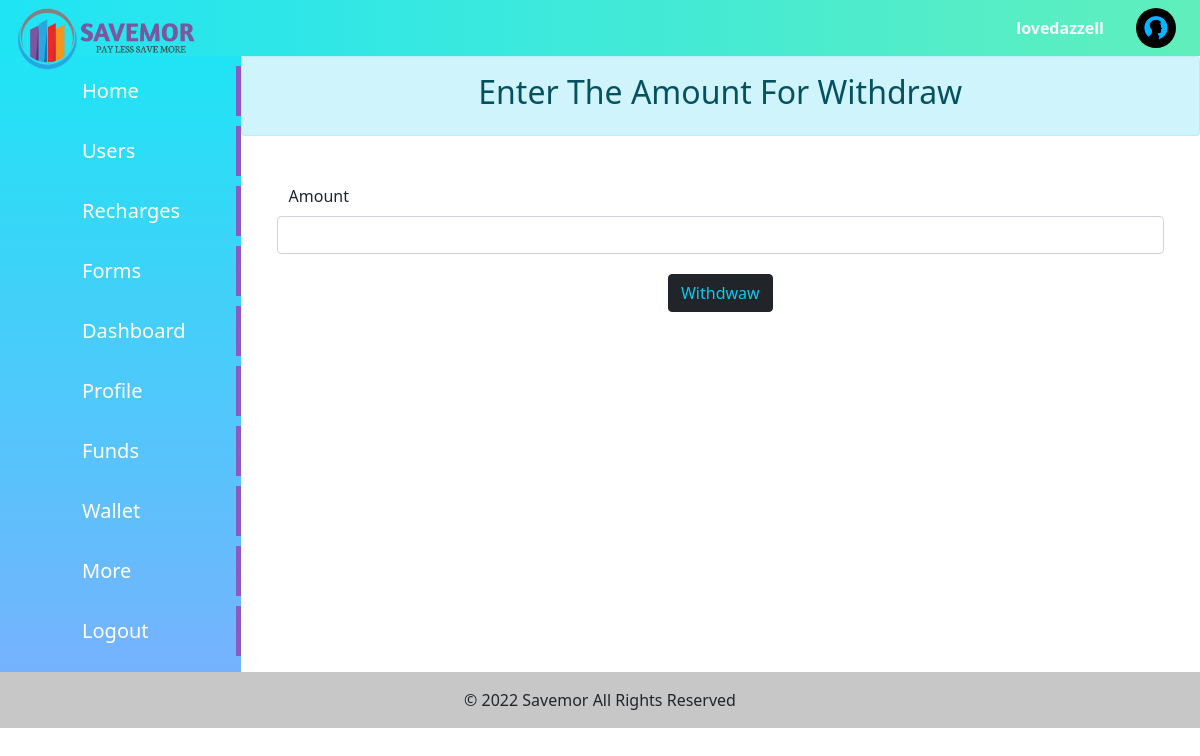
Page /core/withdraw/ (signed in) on the committed database.
### authentication/models.py (models this page shows)
class User(AbstractUser):
    username = models.CharField(max_length=50,blank = True, null = True)
    mobile = models.IntegerField(null=True,blank=True)
    status = models.CharField(max_length=100,default='I love Investments')
    profile_pic = models.ImageField(default='profile/profile.png',upload_to = 'profile')
    email = models.EmailField(unique=True)
    wallet = models.FloatField(default=0)
    kyc_status = models.BooleanField(default=False)
    kyc_pending = models.BooleanField(default=False)
    terms = models.BooleanField(default=False)
    distibutor_status = models.BooleanField(default=False)
    pin = models.IntegerField(null=True, blank= True)
    certificate_status = models.CharField(max_length=80,default='Regular')
    withdraw_amount = models.IntegerField(null=True)
    withdraw_status = models.BooleanField(default=False)
    Premium_user = models.BooleanField(default=False)
    premium_Created = models.DateField(null = True)
    refer_by = models.CharField(null=True,blank=True,max_length=70)
    USERNAME_FIELD = 'email'
    objects = UserManager()
    REQUIRED_FIELDS = []

### core/views.py (the view)
# urls.py: path('withdraw/',views.withdraw,name = 'withdraw'),
def withdraw(request):
        if request.method == 'POST':
            form = WithdrawForm(request.POST,request.FILES)
            if form.is_valid():
                uamo = form.cleaned_data['withdraw_amount']
                wdraw = User.objects.get(email = request.user)
                wdraw.withdraw_amount = uamo
                wdraw.withdraw_status = True
                wdraw.save()
                messages.success(request,'Withdraw request has been sent. your money will be transfer within 2-3 working days')
                return HttpResponseRedirect('/cst/profile/')
        else:
            form = WithdrawForm()
        context = {'form':form}
        return render(request,'core/withdraw.html',context)

### core/forms.py
class WithdrawForm(forms.ModelForm):
    withdraw_amount = forms.IntegerField(label='Amount',label_suffix="",required=False,widget=forms.NumberInput(attrs={'class':'form-control'}))
    class Meta:
        model = User
        fields = ['withdraw_amount']

### core/templates/core/withdraw.html (shortened to what this page needs)
{% extends "cust/base.html" %}
{% load static %}
{% block content %}
<div class="container alert mb-5 alert-info">
    <h2 class="text-center ">Enter The Amount For Withdraw</h2>
  </div>
  <div class=" form-fd m-5 ">
    <form action="" method="POST"  novalidate>
    {% for field in  form %} {%csrf_token %}
    <div class="mb-3 row">
      <div class="form-label"> {{field.label_tag}}</div>
       {{field}}
      </div>
      {% endfor %}
  <div class="d-flex justify-content-center">
    <input type="submit" class=" my-1 text-info btn  btn-dark "  value="Withdwaw">
    </div>
    </form>
  </div>
     {% endblock content %}

### cust/templates/cust/base.html (shortened to what this page needs)
<!DOCTYPE html>
{% load static %}
<html lang="en">
  <head>
  {% block css %}
  <link rel="stylesheet" href="{% static 'cust/css/bootstrap.css' %}" />
  <link rel="stylesheet" href="{% static 'cust/css/style.css' %}" />
  {% endblock css %}
  </head>
  <body>
    <header>
      <nav class="top bg-theme">
        <ul class="nav p-2">
          <li class="nav-item  h-100">
            <h4 class="my-auto" >
              <img src="{% static 'cust/images/savemor_logo1.png' %}" class="mx-2 logo-full"  style="width: 180px; position:absolute; " alt="">
            </h4>
          </li>
        </ul>
        <ul class="nav p-2">
          <li class="d-flex align-items-center ">
            <a class="nav-link  text-light  " href="{% url 'editprofile' %}"><b class="text-light" >{{request.user.username}}</b></a>
          </li>
          <li class="d-flex align-items-center ">
            <a href="{% url 'editprofile' %}"><img src="{{request.user.profile_pic.url}}" style="width: 40px;height: 40px; border-radius: 50%;" class="mx-3" alt="" >
            </a>
          </li>
        </ul>
      </nav>
    </header>
    <div class="content">
      <div class="content1 bg-panel">
        <div class="leftbar">
          <ul>
            {% if request.user.is_superuser == True %}
            <li class="">
             <a href="{% url  'admindisplay'%}">Home</a>
           </li>
           <li class="">
             <a href="{% url  'allusers'%}">Users</a>
           </li>
           <li class="">
            <a href="{% url 'recharge_admin'   %}">Recharges</a>
          </li>
           <li class="">
             <a href="{% url  'allforms'%}">Forms</a>
           </li>
            {% endif %}
             <li class="">
               <a href="{% url  'profile'%}">Dashboard</a>
             </li>
             <li><a href="{% url  'editprofile'%}">Profile</a></li>
             <li><a href="{% url  'userfdform'%}">Funds</a></li>
             <li><a href="{% url  'wallet'%}">Wallet</a></li>
             <li><a href="{% url  'setting'%}">More</a></li>
             <li><a href="{% url 'userlogout' %}">Logout</a></li>
        </ul>
        </div>
      </div>
      <div class="content2">
{% block content %}
{% endblock content %}
</div>
</div>
<footer style="background-color: rgb(248, 248, 248);" class=" text-center   text-lg-start">
  <div class="text-center p-3" style="background-color: rgba(0, 0, 0, 0.2);">
    © 2022 Savemor
    <a class="text-dark text-decoration-none " href=""> All Rights Reserved </a>
  </div>
</footer>
  </body>
</html>

### cust/static/cust/css/style.css (style rules this page uses)
* { margin: 0; padding:0; }
.top { display:flex; justify-content :space-between; }
.bg-theme { background:linear-gradient(to right,#1fe4f5,#60efbc) ; }
.bg-panel { background:linear-gradient(to bottom,#1fe4f5,#76b2fe) ; }
.leftbar { height: auto; display: flex; justify-content: center; }
.leftbar ul li { list-style-type: none; border-right: 5px solid #8d59c2; margin-top: 10px; padding: 10px 50px; transition: 0.5s; }
.leftbar ul li a { text-decoration: none; font-size: 20px; font-weight: 500; color:rgb(255, 255, 255); }
.content { display: grid; grid-template-columns: 0.2fr 1fr; }
.logo-full { display: block; }

### rows in the picture
User: user.username "lovedazzell", user.profile_pic (picture)

### other values in the picture
{{ field.label_tag }} "Amount"
